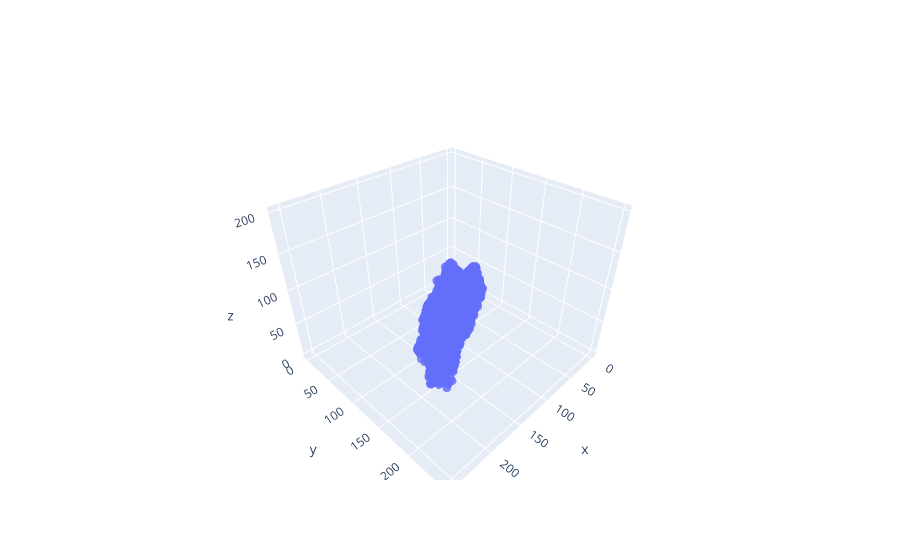

Notebook code cell kept with this figure:
### Code cell
#reading the image
imgNo=41
imgPath='/home/aahan/Documents/Minor Project/Tomato Early Blight/EB{}.jpg'.format(imgNo)

image=cv2.cvtColor(cv2.imread(imgPath),cv2.COLOR_BGR2RGB)

r,g,b=cv2.split(image)

r,g,b=(r.flatten(),g.flatten(),b.flatten())

marker_data=go.Scatter3d(x=r,y=g,z=b,marker=go.scatter3d.Marker(size=3),opacity=0.8,mode='markers')
figure=go.Figure(data=marker_data)
figure.show()

### Figure 1 — Plotly figure (JSON) as saved in the notebook; plotly's stock layout.template omitted (floating-point values rounded to 4 significant figures; data arrays with more than 128 entries replaced by an {"elided": "..."} marker saying what was removed)
{"data": [{"marker": {"size": 3}, "mode": "markers", "opacity": 0.8, "type": "scatter3d", "x": {"elided": "65536 int values"}, "y": {"elided": "65536 int values"}, "z": {"elided": "65536 int values"}}], "layout": {}}
